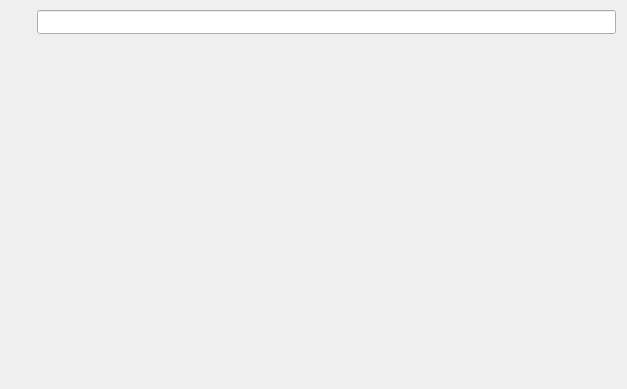
<?xml version="1.0" encoding="UTF-8"?>
<ui version="4.0">
 <class>KiranTimeZone</class>
 <widget class="QWidget" name="KiranTimeZone">
  <property name="geometry">
   <rect>
    <x>0</x>
    <y>0</y>
    <width>627</width>
    <height>389</height>
   </rect>
  </property>
  <property name="sizePolicy">
   <sizepolicy hsizetype="Preferred" vsizetype="Preferred">
    <horstretch>0</horstretch>
    <verstretch>0</verstretch>
   </sizepolicy>
  </property>
  <property name="focusPolicy">
   <enum>Qt::NoFocus</enum>
  </property>
  <property name="windowTitle">
   <string>Form</string>
  </property>
  <property name="styleSheet">
   <string notr="true"/>
  </property>
  <layout class="QVBoxLayout" name="verticalLayout">
   <property name="spacing">
    <number>0</number>
   </property>
   <property name="leftMargin">
    <number>2</number>
   </property>
   <property name="topMargin">
    <number>2</number>
   </property>
   <property name="rightMargin">
    <number>2</number>
   </property>
   <property name="bottomMargin">
    <number>2</number>
   </property>
   <item alignment="Qt::AlignTop">
    <widget class="QWidget" name="widget_edit" native="true">
     <property name="sizePolicy">
      <sizepolicy hsizetype="Preferred" vsizetype="Fixed">
       <horstretch>0</horstretch>
       <verstretch>0</verstretch>
      </sizepolicy>
     </property>
     <property name="minimumSize">
      <size>
       <width>0</width>
       <height>40</height>
      </size>
     </property>
     <property name="maximumSize">
      <size>
       <width>16777215</width>
       <height>40</height>
      </size>
     </property>
     <property name="styleSheet">
      <string notr="true"/>
     </property>
     <layout class="QHBoxLayout" name="horizontalLayout">
      <property name="spacing">
       <number>10</number>
      </property>
      <property name="leftMargin">
       <number>9</number>
      </property>
      <property name="topMargin">
       <number>8</number>
      </property>
      <property name="rightMargin">
       <number>9</number>
      </property>
      <property name="bottomMargin">
       <number>8</number>
      </property>
      <item>
       <widget class="QLabel" name="label_search">
        <property name="sizePolicy">
         <sizepolicy hsizetype="Fixed" vsizetype="Fixed">
          <horstretch>0</horstretch>
          <verstretch>0</verstretch>
         </sizepolicy>
        </property>
        <property name="minimumSize">
         <size>
          <width>16</width>
          <height>16</height>
         </size>
        </property>
        <property name="maximumSize">
         <size>
          <width>16</width>
          <height>16</height>
         </size>
        </property>
        <property name="styleSheet">
         <string notr="true"/>
        </property>
        <property name="text">
         <string/>
        </property>
       </widget>
      </item>
      <item>
       <widget class="QLineEdit" name="edit_search">
        <property name="sizePolicy">
         <sizepolicy hsizetype="Expanding" vsizetype="Preferred">
          <horstretch>0</horstretch>
          <verstretch>0</verstretch>
         </sizepolicy>
        </property>
        <property name="styleSheet">
         <string notr="true"/>
        </property>
        <property name="frame">
         <bool>true</bool>
        </property>
       </widget>
      </item>
     </layout>
    </widget>
   </item>
   <item>
    <widget class="QScrollArea" name="scrollArea">
     <property name="sizePolicy">
      <sizepolicy hsizetype="Expanding" vsizetype="Expanding">
       <horstretch>0</horstretch>
       <verstretch>0</verstretch>
      </sizepolicy>
     </property>
     <property name="frameShape">
      <enum>QFrame::NoFrame</enum>
     </property>
     <property name="frameShadow">
      <enum>QFrame::Plain</enum>
     </property>
     <property name="lineWidth">
      <number>0</number>
     </property>
     <property name="horizontalScrollBarPolicy">
      <enum>Qt::ScrollBarAlwaysOff</enum>
     </property>
     <property name="sizeAdjustPolicy">
      <enum>QAbstractScrollArea::AdjustToContents</enum>
     </property>
     <property name="widgetResizable">
      <bool>true</bool>
     </property>
     <widget class="KiranTimeZoneList" name="timeZoneList">
      <property name="geometry">
       <rect>
        <x>0</x>
        <y>0</y>
        <width>623</width>
        <height>345</height>
       </rect>
      </property>
     </widget>
    </widget>
   </item>
  </layout>
 </widget>
 <customwidgets>
  <customwidget>
   <class>KiranTimeZoneList</class>
   <extends>QWidget</extends>
   <header location="global">kiran-time-zone-list.h</header>
   <container>1</container>
  </customwidget>
 </customwidgets>
 <resources/>
 <connections/>
</ui>
